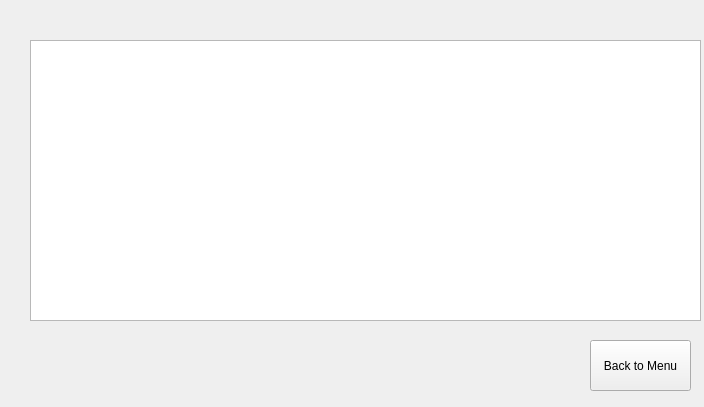
<?xml version="1.0" encoding="UTF-8"?>
<ui version="4.0">
 <class>Form2</class>
 <widget class="QWidget" name="Form2">
  <property name="geometry">
   <rect>
    <x>0</x>
    <y>0</y>
    <width>704</width>
    <height>407</height>
   </rect>
  </property>
  <property name="windowTitle">
   <string>Form</string>
  </property>
  <widget class="QPushButton" name="backmenuButton">
   <property name="geometry">
    <rect>
     <x>590</x>
     <y>340</y>
     <width>101</width>
     <height>51</height>
    </rect>
   </property>
   <property name="text">
    <string>Back to Menu</string>
   </property>
  </widget>
  <widget class="QTableWidget" name="tableWidget">
   <property name="geometry">
    <rect>
     <x>30</x>
     <y>40</y>
     <width>671</width>
     <height>281</height>
    </rect>
   </property>
  </widget>
 </widget>
 <resources/>
 <connections/>
</ui>
